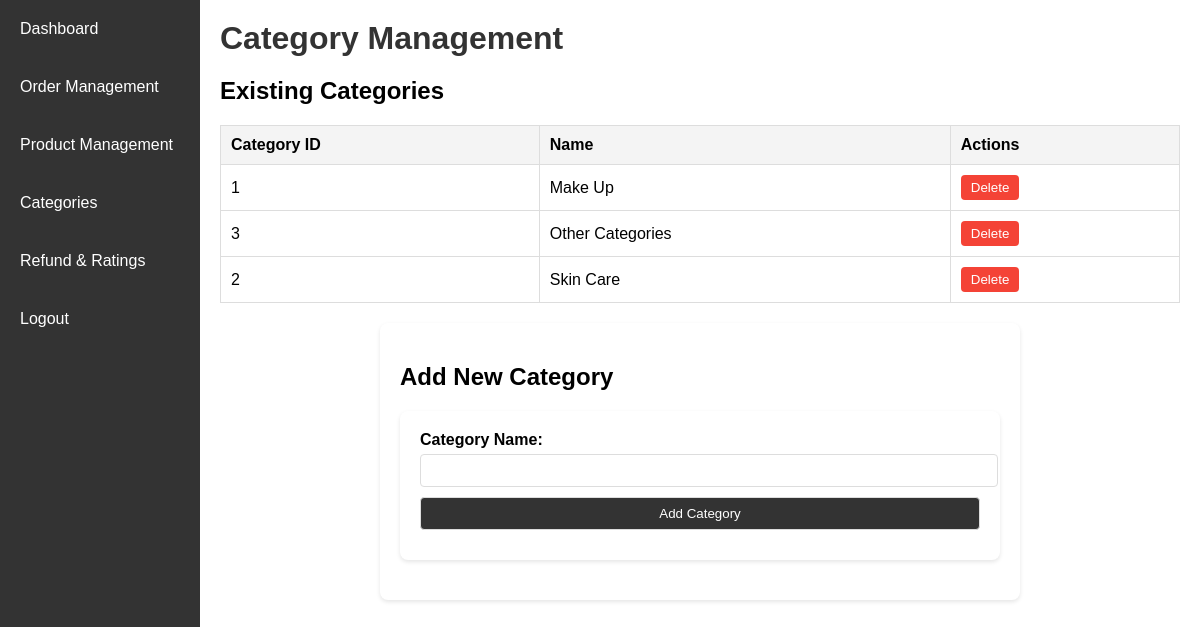
The app's page /Categories.php (signed in) with its own data.
### tables this page shows
CREATE TABLE `categories` (
  `id` int(11) NOT NULL,
  `name` varchar(100) NOT NULL
);

### Categories.php (the view, shortened to what this page needs)
<?php
include 'db.php';
$category_query = "SELECT * FROM categories ORDER BY name ASC";
$category_result = $conn->query($category_query);
?>
<!DOCTYPE html>
<html>
<head>
    <link rel="stylesheet" href="css/admin.css">
</head>
<body>
    <div class="admin-container">
        <nav class="admin-sidebar">
            <ul>
            <li><a href="admin.php">Dashboard</a></li>
            <li><a href="OrderManagement.php">Order Management</a></li>
            <li><a href="ProductManagement.php">Product Management</a></li>
            <li><a href="Categories.php">Categories</a></li>
            <li><a href="RefundAndRatings.php">Refund & Ratings</a></li>
            <li><a href="logout.php">Logout</a></li>
            </ul>
        </nav>
        <main class="admin-main">
            <header class="admin-header">
                <h1>Category Management</h1>
            </header>
            <section class="admin-categories">
                <h2>Existing Categories</h2>
                <?php if ($category_result->num_rows > 0): ?>
                    <table>
                        <thead>
                            <tr>
                                <th>Category ID</th>
                                <th>Name</th>
                                <th>Actions</th>
                            </tr>
                        </thead>
                        <tbody>
                            <?php while ($category = $category_result->fetch_assoc()): ?>
                                <tr>
                                    <td><?= htmlspecialchars($category['id']); ?></td>
                                    <td><?= htmlspecialchars($category['name']); ?></td>
                                    <td>
                                        <form method="POST" action="" style="display:inline-block;">
                                            <button type="submit" name="delete_category" class="admin-button-delete">Delete</button>
                                        </form>
                                    </td>
                                </tr>
                            <?php endwhile; ?>
                        </tbody>
                    </table>
                <?php else: ?>
                    <p>No categories found.</p>
                <?php endif; ?>
            </section>
            <section class="admin-form">
                <h2>Add New Category</h2>
                <form method="POST" action="">
                    <label for="category_name">Category Name:</label>
                    <input type="text" id="category_name" name="category_name" required>
                    <button type="submit" name="add_category">Add Category</button>
                </form>
            </section>
        </main>
    </div>
</body>
</html>

### css/admin.css (style rules this page uses)
body { font-family: Arial, sans-serif; margin: 0; padding: 0; background-color: #f4f4f4; }
.admin-container { display: flex; height: 100vh; }
.admin-sidebar { width: 200px; background-color: #333; color: #fff; }
.admin-sidebar ul { list-style: none; padding: 0; margin: 0; }
.admin-sidebar ul li { padding: 20px; }
.admin-sidebar ul li a { color: #fff; text-decoration: none; }
.admin-main { flex-grow: 1; padding: 20px; background-color: #fff; }
.admin-header { margin-bottom: 20px; }
.admin-header h1 { margin: 0; font-size: 2em; color: #333; }
.admin-form form { max-width: 600px; margin: 20px auto; padding: 20px; background-color: #fff; border-radius: 8px; box-shadow: 0 2px 4px rgba(0,0,0,0.1); }
.admin-form label { display: block; margin-bottom: 5px; font-weight: bold; }
.admin-form input[type="text"], .admin-form input[type="number"], .admin-form textarea, .admin-form select { width: 100%; padding: 8px; margin-bottom: 10px; border: 1px solid #ddd; border-radius: 4px; }
.admin-form button { padding: 10px 20px; background-color: #333; color: #fff; border: none; border-radius: 4px; cursor: pointer; }
.admin-button-delete { padding: 5px 10px; background-color: #f44336; color: #fff; border: none; border-radius: 4px; cursor: pointer; }
.admin-categories table { width: 100%; border-collapse: collapse; margin: 20px 0; }
.admin-categories table, .admin-categories th, .admin-categories td { border: 1px solid #ddd; }
.admin-categories th, .admin-categories td { padding: 10px; text-align: left; }
.admin-categories th { background-color: #f4f4f4; }
.admin-form { max-width: 600px; margin: 20px auto; padding: 20px; background-color: #fff; border-radius: 8px; box-shadow: 0 2px 4px rgba(0,0,0,0.1); }
.admin-form input[type="text"], .admin-form button { width: 100%; padding: 8px; margin-bottom: 10px; border: 1px solid #ddd; border-radius: 4px; }
.admin-form button { background-color: #333; color: #fff; cursor: pointer; }

### records on screen
categories: id "1", name "Make Up"
categories: id "3", name "Other Categories"
categories: id "2", name "Skin Care"
